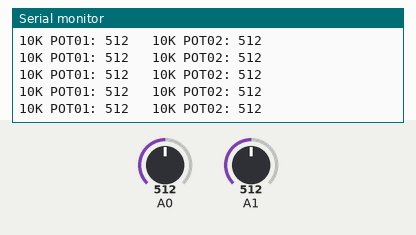
Simulated run of this sketch. Board: Arduino Uno, built with avr-gcc and run on an emulated ATmega328P. Parts: the last lines printed to the serial monitor. The test bench sets the inputs (shaded band); at power-on: A0 = 512, A1 = 512.

Above: at 1.2 s.
1.3 s: A0 set to 111
At 1.9 s:
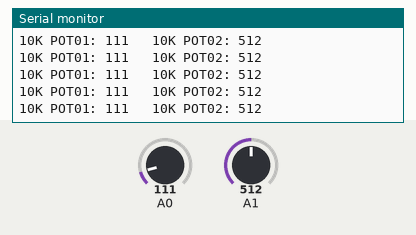
4.3 s: A0 set to 92
At 4.9 s:
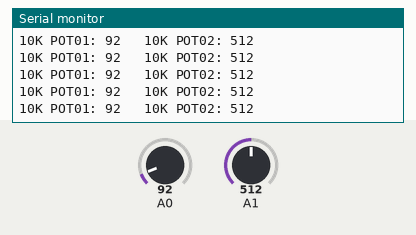
14.8 s: A1 set to 985
At 15.6 s:
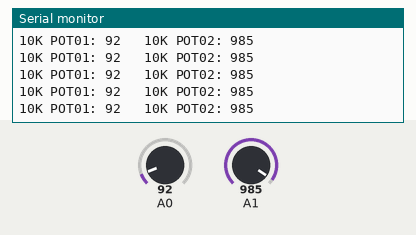
17.8 s: A1 set to 1007
At 18.3 s:
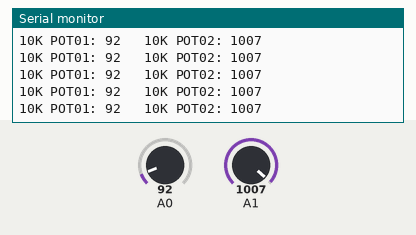
Timing chart, 0 to 20.3 s (numbered marks = the images above; inputs shaded):
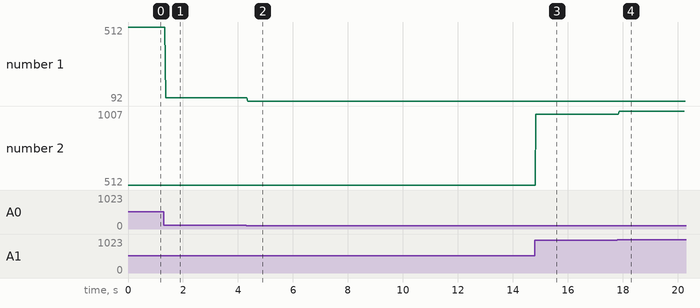

The sketch:

KOS-Potentiometer.ino
```cpp
/*Upload this code, open the serial monitor window
  and adjust the 2 side mounted potentiometers.

  You will see the changing values displayed on the
  serial monitor window.
*/

void setup()
{
	// put your setup code here, to run once:
	Serial.begin(9600);

}

void loop()
{
	// put your main code here, to run repeatedly:
	Serial.print ("10K POT01: ");
	Serial.print (analogRead(A0));

	Serial.print ("   10K POT02: ");
	Serial.print (analogRead(A1));
	Serial.println ();

}
```

Measured:
- after the input at 1.3 s, the serial monitor: prints a new line after 0.07 s (image 1)
- after the input at 4.3 s, the serial monitor: prints a new line after 0.06 s (image 2)
- after the input at 14.8 s, the serial monitor: prints a new line at once (image 3)
- after the input at 17.8 s, the serial monitor: prints a new line after 0.07 s (image 4)
- plotted number 1: 512 → 111 after the input at 1.3 s, 111 → 92 after the input at 4.3 s
- plotted number 2: 512 → 985 after the input at 14.8 s, 985 → 1007 after the input at 17.8 s
